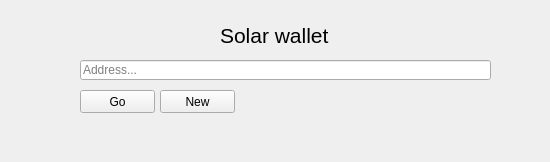
<?xml version="1.0" encoding="UTF-8"?>
<ui version="4.0">
 <class>MainWindow</class>
 <widget class="QMainWindow" name="MainWindow">
  <property name="geometry">
   <rect>
    <x>0</x>
    <y>0</y>
    <width>550</width>
    <height>162</height>
   </rect>
  </property>
  <property name="windowTitle">
   <string>Solar Wallet</string>
  </property>
  <widget class="QWidget" name="centralwidget">
   <widget class="QStackedWidget" name="stackedWidget">
    <property name="geometry">
     <rect>
      <x>0</x>
      <y>0</y>
      <width>641</width>
      <height>281</height>
     </rect>
    </property>
    <widget class="QWidget" name="login">
     <widget class="QLineEdit" name="lineEdit">
      <property name="geometry">
       <rect>
        <x>80</x>
        <y>60</y>
        <width>411</width>
        <height>20</height>
       </rect>
      </property>
      <property name="placeholderText">
       <string>Address...</string>
      </property>
     </widget>
     <widget class="QLabel" name="label">
      <property name="geometry">
       <rect>
        <x>220</x>
        <y>20</y>
        <width>111</width>
        <height>31</height>
       </rect>
      </property>
      <property name="font">
       <font>
        <pointsize>16</pointsize>
       </font>
      </property>
      <property name="text">
       <string>Solar wallet</string>
      </property>
     </widget>
     <widget class="QPushButton" name="pushButton">
      <property name="geometry">
       <rect>
        <x>80</x>
        <y>90</y>
        <width>75</width>
        <height>23</height>
       </rect>
      </property>
      <property name="text">
       <string>Go</string>
      </property>
     </widget>
     <widget class="QPushButton" name="pushButton_4">
      <property name="geometry">
       <rect>
        <x>160</x>
        <y>90</y>
        <width>75</width>
        <height>23</height>
       </rect>
      </property>
      <property name="text">
       <string>New</string>
      </property>
     </widget>
    </widget>
    <widget class="QWidget" name="wallet">
     <widget class="QLabel" name="label_2">
      <property name="geometry">
       <rect>
        <x>130</x>
        <y>20</y>
        <width>331</width>
        <height>16</height>
       </rect>
      </property>
      <property name="font">
       <font>
        <pointsize>10</pointsize>
       </font>
      </property>
      <property name="text">
       <string/>
      </property>
     </widget>
     <widget class="QLabel" name="label_3">
      <property name="geometry">
       <rect>
        <x>20</x>
        <y>20</y>
        <width>101</width>
        <height>16</height>
       </rect>
      </property>
      <property name="font">
       <font>
        <pointsize>10</pointsize>
       </font>
      </property>
      <property name="text">
       <string>Wallet address  :</string>
      </property>
     </widget>
     <widget class="QPushButton" name="pushButton_2">
      <property name="geometry">
       <rect>
        <x>470</x>
        <y>15</y>
        <width>75</width>
        <height>23</height>
       </rect>
      </property>
      <property name="text">
       <string>Copy</string>
      </property>
     </widget>
     <widget class="QLabel" name="label_4">
      <property name="geometry">
       <rect>
        <x>20</x>
        <y>50</y>
        <width>91</width>
        <height>16</height>
       </rect>
      </property>
      <property name="font">
       <font>
        <pointsize>10</pointsize>
       </font>
      </property>
      <property name="text">
       <string>SLR Balance :</string>
      </property>
     </widget>
     <widget class="QLabel" name="label_5">
      <property name="geometry">
       <rect>
        <x>110</x>
        <y>50</y>
        <width>371</width>
        <height>16</height>
       </rect>
      </property>
      <property name="font">
       <font>
        <pointsize>10</pointsize>
       </font>
      </property>
      <property name="text">
       <string/>
      </property>
     </widget>
     <widget class="QLineEdit" name="lineEdit_2">
      <property name="geometry">
       <rect>
        <x>20</x>
        <y>130</y>
        <width>341</width>
        <height>20</height>
       </rect>
      </property>
      <property name="placeholderText">
       <string>Wallet address</string>
      </property>
     </widget>
     <widget class="QLabel" name="label_6">
      <property name="geometry">
       <rect>
        <x>22</x>
        <y>80</y>
        <width>331</width>
        <height>16</height>
       </rect>
      </property>
      <property name="font">
       <font>
        <pointsize>10</pointsize>
       </font>
      </property>
      <property name="text">
       <string>Send money :</string>
      </property>
     </widget>
     <widget class="QPushButton" name="pushButton_3">
      <property name="geometry">
       <rect>
        <x>370</x>
        <y>130</y>
        <width>75</width>
        <height>23</height>
       </rect>
      </property>
      <property name="text">
       <string>Send</string>
      </property>
     </widget>
     <widget class="QLineEdit" name="lineEdit_3">
      <property name="geometry">
       <rect>
        <x>20</x>
        <y>100</y>
        <width>121</width>
        <height>20</height>
       </rect>
      </property>
      <property name="placeholderText">
       <string>Amount to send</string>
      </property>
     </widget>
     <widget class="QPushButton" name="pushButton_5">
      <property name="geometry">
       <rect>
        <x>470</x>
        <y>130</y>
        <width>75</width>
        <height>23</height>
       </rect>
      </property>
      <property name="text">
       <string>Return</string>
      </property>
     </widget>
    </widget>
   </widget>
  </widget>
 </widget>
 <resources/>
 <connections/>
</ui>
